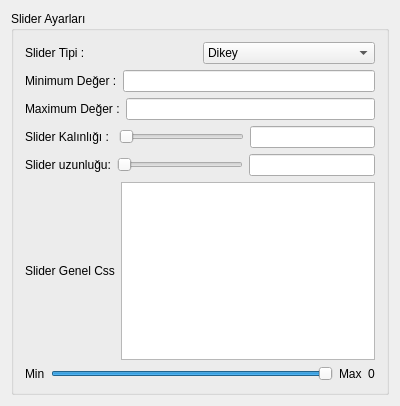
<?xml version="1.0" encoding="UTF-8"?>
<ui version="4.0">
 <class>SliderSceneItemEdit</class>
 <widget class="QWidget" name="SliderSceneItemEdit">
  <property name="geometry">
   <rect>
    <x>0</x>
    <y>0</y>
    <width>400</width>
    <height>406</height>
   </rect>
  </property>
  <property name="windowTitle">
   <string>SliderSceneItemEdit</string>
  </property>
  <layout class="QVBoxLayout" name="verticalLayout">
   <item>
    <widget class="QGroupBox" name="groupBox">
     <property name="title">
      <string>Slider Ayarları</string>
     </property>
     <layout class="QVBoxLayout" name="verticalLayout_2">
      <item>
       <layout class="QHBoxLayout" name="horizontalLayout">
        <item>
         <widget class="QLabel" name="label">
          <property name="text">
           <string>Slider Tipi : </string>
          </property>
         </widget>
        </item>
        <item>
         <widget class="QComboBox" name="comboBoxSliderType">
          <item>
           <property name="text">
            <string>Dikey</string>
           </property>
          </item>
          <item>
           <property name="text">
            <string>Yatay</string>
           </property>
          </item>
          <item>
           <property name="text">
            <string>Dikey Ters</string>
           </property>
          </item>
          <item>
           <property name="text">
            <string>Yatay Ters</string>
           </property>
          </item>
         </widget>
        </item>
       </layout>
      </item>
      <item>
       <layout class="QHBoxLayout" name="horizontalLayout_2">
        <item>
         <widget class="QLabel" name="label_2">
          <property name="text">
           <string>Minimum Değer :</string>
          </property>
         </widget>
        </item>
        <item>
         <widget class="QLineEdit" name="lineEditMinSliderVal"/>
        </item>
       </layout>
      </item>
      <item>
       <layout class="QHBoxLayout" name="horizontalLayout_3">
        <item>
         <widget class="QLabel" name="label_3">
          <property name="text">
           <string>Maximum Değer :</string>
          </property>
         </widget>
        </item>
        <item>
         <widget class="QLineEdit" name="lineEditMaxSliderVal"/>
        </item>
       </layout>
      </item>
      <item>
       <layout class="QHBoxLayout" name="horizontalLayout_5">
        <item>
         <widget class="QLabel" name="label_4">
          <property name="text">
           <string>Slider Kalınlığı : </string>
          </property>
         </widget>
        </item>
        <item>
         <widget class="QSlider" name="horizontalSliderSliderKalinligi">
          <property name="minimum">
           <number>2</number>
          </property>
          <property name="maximum">
           <number>512</number>
          </property>
          <property name="orientation">
           <enum>Qt::Horizontal</enum>
          </property>
         </widget>
        </item>
        <item>
         <widget class="QLineEdit" name="lineEditKalinlik"/>
        </item>
       </layout>
      </item>
      <item>
       <layout class="QHBoxLayout" name="horizontalLayout_6">
        <item>
         <widget class="QLabel" name="label_5">
          <property name="text">
           <string>Slider uzunluğu:</string>
          </property>
         </widget>
        </item>
        <item>
         <widget class="QSlider" name="horizontalSliderSliderLength">
          <property name="minimum">
           <number>2</number>
          </property>
          <property name="maximum">
           <number>1024</number>
          </property>
          <property name="orientation">
           <enum>Qt::Horizontal</enum>
          </property>
         </widget>
        </item>
        <item>
         <widget class="QLineEdit" name="lineEditSliderLength"/>
        </item>
       </layout>
      </item>
      <item>
       <layout class="QHBoxLayout" name="horizontalLayout_8">
        <item>
         <widget class="QLabel" name="label_8">
          <property name="text">
           <string>Slider Genel Css</string>
          </property>
         </widget>
        </item>
        <item>
         <widget class="QTextEdit" name="textEditCss"/>
        </item>
       </layout>
      </item>
      <item>
       <layout class="QHBoxLayout" name="horizontalLayout_7">
        <item>
         <widget class="QLabel" name="label_6">
          <property name="text">
           <string>Min</string>
          </property>
         </widget>
        </item>
        <item>
         <widget class="QSlider" name="horizontalSliderMinMaxDeneme">
          <property name="pageStep">
           <number>1</number>
          </property>
          <property name="sliderPosition">
           <number>99</number>
          </property>
          <property name="orientation">
           <enum>Qt::Horizontal</enum>
          </property>
         </widget>
        </item>
        <item>
         <widget class="QLabel" name="label_7">
          <property name="text">
           <string>Max</string>
          </property>
         </widget>
        </item>
        <item>
         <widget class="QLabel" name="labelPercentage">
          <property name="text">
           <string>0</string>
          </property>
         </widget>
        </item>
       </layout>
      </item>
     </layout>
    </widget>
   </item>
  </layout>
 </widget>
 <layoutdefault spacing="6" margin="11"/>
 <resources/>
 <connections/>
</ui>
